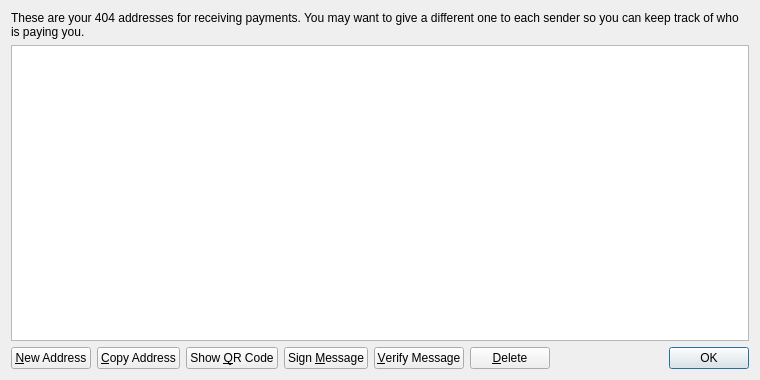
<?xml version="1.0" encoding="UTF-8"?>
<ui version="4.0">
 <class>AddressBookPage</class>
 <widget class="QWidget" name="AddressBookPage">
  <property name="geometry">
   <rect>
    <x>0</x>
    <y>0</y>
    <width>760</width>
    <height>380</height>
   </rect>
  </property>
  <property name="windowTitle">
   <string>Address Book</string>
  </property>
  <layout class="QVBoxLayout" name="verticalLayout">
   <item>
    <widget class="QLabel" name="labelExplanation">
     <property name="text">
      <string>These are your 404 addresses for receiving payments. You may want to give a different one to each sender so you can keep track of who is paying you.</string>
     </property>
     <property name="textFormat">
      <enum>Qt::PlainText</enum>
     </property>
     <property name="wordWrap">
      <bool>true</bool>
     </property>
    </widget>
   </item>
   <item>
    <widget class="QTableView" name="tableView">
     <property name="contextMenuPolicy">
      <enum>Qt::CustomContextMenu</enum>
     </property>
     <property name="toolTip">
      <string>Double-click to edit address or label</string>
     </property>
     <property name="tabKeyNavigation">
      <bool>false</bool>
     </property>
     <property name="alternatingRowColors">
      <bool>true</bool>
     </property>
     <property name="selectionMode">
      <enum>QAbstractItemView::SingleSelection</enum>
     </property>
     <property name="selectionBehavior">
      <enum>QAbstractItemView::SelectRows</enum>
     </property>
     <property name="sortingEnabled">
      <bool>true</bool>
     </property>
     <attribute name="verticalHeaderVisible">
      <bool>false</bool>
     </attribute>
    </widget>
   </item>
   <item>
    <layout class="QHBoxLayout" name="horizontalLayout">
     <item>
      <widget class="QPushButton" name="newAddressButton">
       <property name="toolTip">
        <string>Create a new address</string>
       </property>
       <property name="text">
        <string>&amp;New Address</string>
       </property>
       <property name="icon">
        <iconset resource="../bitcoin.qrc">
         <normaloff>:/icons/add</normaloff>:/icons/add</iconset>
       </property>
      </widget>
     </item>
     <item>
      <widget class="QPushButton" name="copyToClipboard">
       <property name="toolTip">
        <string>Copy the currently selected address to the system clipboard</string>
       </property>
       <property name="text">
        <string>&amp;Copy Address</string>
       </property>
       <property name="icon">
        <iconset resource="../bitcoin.qrc">
         <normaloff>:/icons/editcopy</normaloff>:/icons/editcopy</iconset>
       </property>
      </widget>
     </item>
     <item>
      <widget class="QPushButton" name="showQRCode">
       <property name="text">
        <string>Show &amp;QR Code</string>
       </property>
       <property name="icon">
        <iconset resource="../bitcoin.qrc">
         <normaloff>:/icons/qrcode</normaloff>:/icons/qrcode</iconset>
       </property>
      </widget>
     </item>
     <item>
      <widget class="QPushButton" name="signMessage">
       <property name="toolTip">
        <string>Sign a message to prove you own a 404 address</string>
       </property>
       <property name="text">
        <string>Sign &amp;Message</string>
       </property>
       <property name="icon">
        <iconset resource="../bitcoin.qrc">
         <normaloff>:/icons/edit</normaloff>:/icons/edit</iconset>
       </property>
      </widget>
     </item>
     <item>
      <widget class="QPushButton" name="verifyMessage">
       <property name="toolTip">
        <string>Verify a message to ensure it was signed with a specified 404 address</string>
       </property>
       <property name="text">
        <string>&amp;Verify Message</string>
       </property>
       <property name="icon">
        <iconset resource="../bitcoin.qrc">
         <normaloff>:/icons/transaction_0</normaloff>:/icons/transaction_0</iconset>
       </property>
      </widget>
     </item>
     <item>
      <widget class="QPushButton" name="deleteButton">
       <property name="toolTip">
        <string>Delete the currently selected address from the list</string>
       </property>
       <property name="text">
        <string>&amp;Delete</string>
       </property>
       <property name="icon">
        <iconset resource="../bitcoin.qrc">
         <normaloff>:/icons/remove</normaloff>:/icons/remove</iconset>
       </property>
      </widget>
     </item>
     <item>
      <spacer name="horizontalSpacer">
       <property name="orientation">
        <enum>Qt::Horizontal</enum>
       </property>
       <property name="sizeHint" stdset="0">
        <size>
         <width>40</width>
         <height>20</height>
        </size>
       </property>
      </spacer>
     </item>
     <item>
      <widget class="QDialogButtonBox" name="buttonBox">
       <property name="sizePolicy">
        <sizepolicy hsizetype="Maximum" vsizetype="Fixed">
         <horstretch>0</horstretch>
         <verstretch>0</verstretch>
        </sizepolicy>
       </property>
       <property name="standardButtons">
        <set>QDialogButtonBox::Ok</set>
       </property>
      </widget>
     </item>
    </layout>
   </item>
  </layout>
 </widget>
 <resources>
  <include location="../bitcoin.qrc"/>
 </resources>
 <connections/>
</ui>
